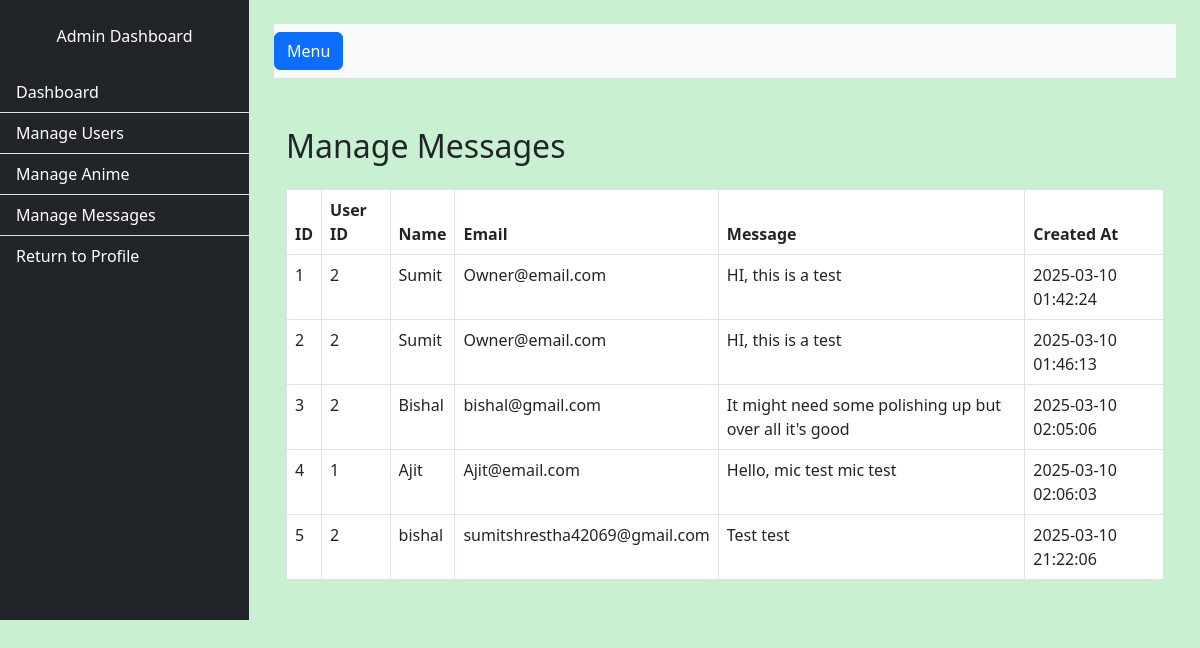
The app's page /managemessage.php (signed in) with its own data.
### tables this page shows
CREATE TABLE `contact_messages` (
  `id` int(11) NOT NULL,
  `user_id` int(11) DEFAULT NULL,
  `name` varchar(255) NOT NULL,
  `message` text NOT NULL,
  `created_at` timestamp NOT NULL DEFAULT current_timestamp(),
  `email` varchar(255) NOT NULL
);

### managemessage.php (the view, shortened to what this page needs)
<?php
include("db_connection.php");
$sql = "SELECT * FROM contact_messages";
$result = mysqli_query($conn, $sql);
?>
<!DOCTYPE html>
<html lang="en">
<head>
  <link rel="stylesheet" href="https://cdn.jsdelivr.net/npm/bootstrap@5.3.0/dist/css/bootstrap.min.css" />
</head>
<body>
  <div class="d-flex" id="wrapper">
    <div class="bg-dark border-end" id="sidebar-wrapper">
      <div class="sidebar-heading text-white text-center py-4">Admin Dashboard</div>
      <div class="list-group list-group-flush">
        <a href="dashboard.php" class="list-group-item list-group-item-action text-white bg-dark">Dashboard</a>
        <a href="manageuser.php" class="list-group-item list-group-item-action text-white bg-dark">Manage Users</a>
        <a href="manageanime.php" class="list-group-item list-group-item-action text-white bg-dark">Manage Anime</a>
        <a href="managemessage.php" class="list-group-item list-group-item-action text-white bg-dark">Manage Messages</a>
        <a href="profile.php" class="list-group-item list-group-item-action text-white bg-dark">Return to Profile</a>
      </div>
    </div>
    <div id="page-content-wrapper" class="w-100 p-4">
      <nav class="navbar navbar-expand-lg navbar-light bg-light border-bottom">
        <button class="btn btn-primary" id="menu-toggle">Menu</button>
      </nav>
      <div class="container mt-5">
        <h2 class="mb-4">Manage Messages</h2>
        <table class="table table-bordered">
          <thead>
            <tr>
              <th>ID</th>
              <th>User ID</th>
              <th>Name</th>
              <th>Email</th>
              <th>Message</th>
              <th>Created At</th>
            </tr>
          </thead>
          <tbody>
            <?php while ($message = mysqli_fetch_assoc($result)): ?>
              <tr>
                <td><?php echo $message['id']; ?></td>
                <td><?php echo $message['user_id']; ?></td>
                <td><?php echo $message['name']; ?></td>
                <td><?php echo $message['email']; ?></td>
                <td><?php echo $message['message']; ?></td>
                <td><?php echo $message['created_at']; ?></td>
              </tr>
            <?php endwhile; ?>
          </tbody>
        </table>
      </div>
    </div>
  </div>
</body>
</html>

### managemessage.php (style rules this page uses)
body { background-color: rgb(200, 240, 209); }
#wrapper { display: flex; }
#sidebar-wrapper { min-width: 250px; max-width: 250px; background-color: #343a40; color: #fff; }
#page-content-wrapper { flex-grow: 1; }

### records on screen
contact_messages: id "1", user "2", name "Sumit", email "Owner@email.com", message "HI, this is a test", created_at "2025-03-10 01:42:24"
contact_messages: id "2", user "2", name "Sumit", email "Owner@email.com", message "HI, this is a test", created_at "2025-03-10 01:46:13"
contact_messages: id "3", user "2", name "Bishal", email "bishal@gmail.com", message "It might need some polishing up but over all it's good", created_at "2025-03-10 02:05:06"
contact_messages: id "4", user "1", name "Ajit", email "Ajit@email.com", message "Hello, mic test mic test", created_at "2025-03-10 02:06:03"
contact_messages: id "5", user "2", name "bishal", email "sumitshrestha42069@gmail.com", message "Test test", created_at "2025-03-10 21:22:06"
